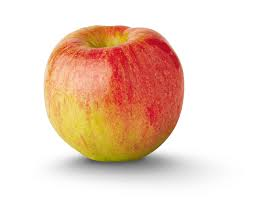
#> input picture img/apple_1.jpeg, 253 x 199 px
$ jupyter execute findTexture.ipynb
#> lines starting #> are read from the running program, lines starting #| are printed output that depends on the picture; after the words box and inside, x2 and y2 are one past the last pixel; in counts of white or black regions, pixels touching at a corner belong together
[cell 1]
import cv2
from cv2 import typing
import numpy as np
from matplotlib import pyplot as plt

def autoCanny(image: typing.MatLike, sigma: float =0.33)-> typing.MatLike:
  v = np.median(image)
  lower = int(max(0, (1.0 - sigma) * v))
  upper = int(min(255, (1.0 + sigma) * v))
  edged: typing.MatLike = cv2.Canny(image, lower, upper)

  return edged

image: typing.MatLike = cv2.imread(
  filename="img/apple_1.jpeg"
)
#> image is the input picture: shape (199, 253, 3); mean B, G, R 192.5, 209.3, 237

image_cp: typing.MatLike = image.copy()
image_blur: typing.MatLike = cv2.GaussianBlur(
  src=image,
  ksize=(5, 5),
  sigmaX=0
)
image_ms: typing.MatLike = cv2.pyrMeanShiftFiltering(
  src=image_blur,
  sp=10,
  sr=90
)
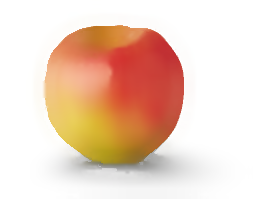
#> image_ms: shape (199, 253, 3); mean B, G, R 192.6, 209.4, 237.6

edge: typing.MatLike = autoCanny(
  image=image_ms
)
#> in autoCanny, `v = np.median(image)`: v = 252
#> in autoCanny, `lower = int(max(0, (1.0 - sigma) * v))`: lower = 168
#> in autoCanny, `upper = int(min(255, (1.0 + sigma) * v))`: upper = 255
#> in autoCanny, `edged: typing.MatLike = cv2.Canny(image, lower, upper)`:
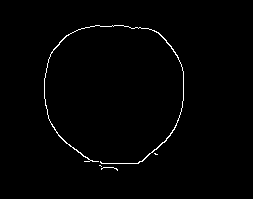
#> edged: shape (199, 253); 1.1% white in thin lines or dots, all inside (x1, y1, x2, y2) = (44, 25, 184, 171)

cnts, _ = cv2.findContours(
  image=edge.copy(),
  mode=cv2.RETR_EXTERNAL,
  method=cv2.CHAIN_APPROX_SIMPLE
)
#> cnts = 4 contours, 3 with area under 20; largest, box (x1, y1, x2, y2) and area: (44, 25, 184, 164) 102

c_num: int = 0
c_green: typing.Scalar = (41, 179, 85)
c_red: typing.Scalar = (209, 46, 46)

for i, c in enumerate(cnts):
  ( (x, y), r ) = cv2.minEnclosingCircle(c)
  if r > 34:
    c_num += 1
    cv2.circle(
      img=image_cp,
      center=(int(x), int(y)),
      radius=int(r),
      color=c_green,
      thickness=2
    )
    cv2.putText(
      img=image_cp,
      text=f"{c_num}",
      org=(int(x) - 10, int(y)),
      fontFace=cv2.FONT_HERSHEY_SIMPLEX,
      fontScale=0.8,
      color=c_red,
      thickness=2
    )
  else:
    continue
#> this loop made 4 passes
#> (x, y, r, c_num) on pass 4: (113.9, 92.43, 74.81, 1)
#> (x, y, r) on passes 1, 3: (109, 169, 8.06), (155.5, 153.5, 1.58)
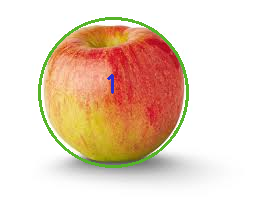
#> image_cp: shape (199, 253, 3); 2.84% of pixels changed, all inside (x1, y1, x2, y2) = (38, 17, 189, 168)
#> after the loop, c_num = 1

plt.imshow(
  X=cv2.cvtColor(
    src=image_cp,
    code=cv2.COLOR_BGR2RGB
  )
)
plt.show()

$ run again, with img/taka.jpeg copied over img/apple_1.jpeg
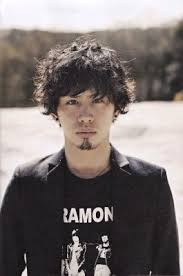
#> input picture img/taka.jpeg, 183 x 276 px
#> image is the input picture: shape (276, 183, 3); mean B, G, R 114, 116, 124.2
#> v = 96
#> lower = 64
#> upper = 127
#> in autoCanny, `edged: typing.MatLike = cv2.Canny(image, lower, upper)`:
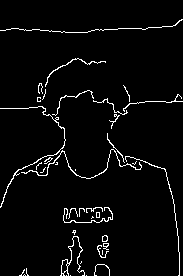
#> edged: shape (276, 183); 3.6% white in thin lines or dots
#> cnts = 40 contours, 34 with area under 20; largest, box (x1, y1, x2, y2) and area: (60, 236, 85, 276) 94, (0, 106, 66, 208) 48, (21, 149, 142, 179) 46, (45, 58, 106, 87) 29, (102, 235, 108, 242) 28, (63, 207, 113, 223) 22
#> the loop `for i, c in enumerate(cnts):` made 40 passes
#> (x, y, r) on passes 1, 2, 3, 5, 6, 7, 10, 11: (86, 275, 0.0001), (70, 275, 0.0001), (66, 275, 0.0001), (21.5, 272, 3.91), (27, 271.5, 3.64), (101.5, 271.1, 8.44), (101.5, 251, 6.95), (105.5, 246, 3.91)
#> after the loop `for i, c in enumerate(cnts):`:
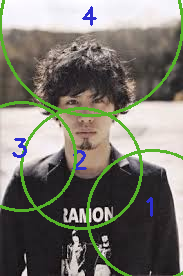
#> image_cp: shape (276, 183, 3); 7.36% of pixels changed, all inside (x1, y1, x2, y2) = (0, 0, 183, 276)
#> after the loop `for i, c in enumerate(cnts):`: c_num = 4
